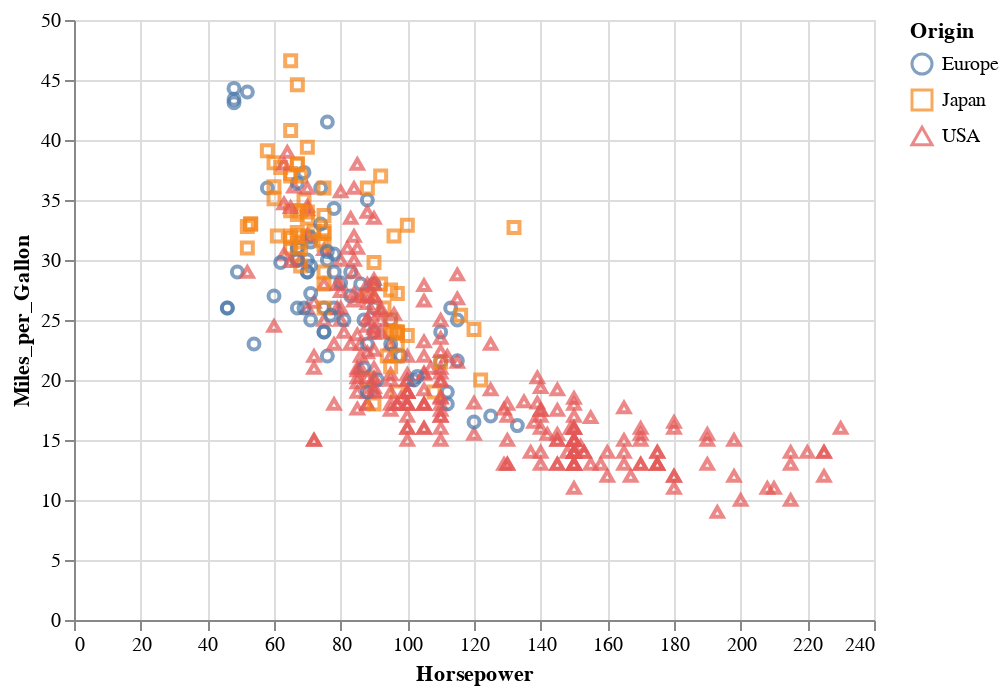

The code cell stored with this chart in its notebook:
### Code cell
alt.Chart(cars).mark_point().encode(
    x = 'Horsepower', 
    y = 'Miles_per_Gallon',
    color = 'Origin', 
    shape = 'Origin'
)

### Figure 1 — Vega-Lite specification as saved in the notebook (floating-point values rounded to 4 significant figures; data arrays with more than 128 entries replaced by an {"elided": "..."} marker saying what was removed)
{"$schema": "https://vega.github.io/schema/vega-lite/v2.6.0.json", "config": {"view": {"height": 300, "width": 400}}, "data": {"name": "data-f02450ab61490a1363517a0190416235"}, "datasets": {"data-f02450ab61490a1363517a0190416235": {"elided": "406 records"}}, "encoding": {"color": {"field": "Origin", "type": "nominal"}, "shape": {"field": "Origin", "type": "nominal"}, "x": {"field": "Horsepower", "type": "quantitative"}, "y": {"field": "Miles_per_Gallon", "type": "quantitative"}}, "mark": "point"}
